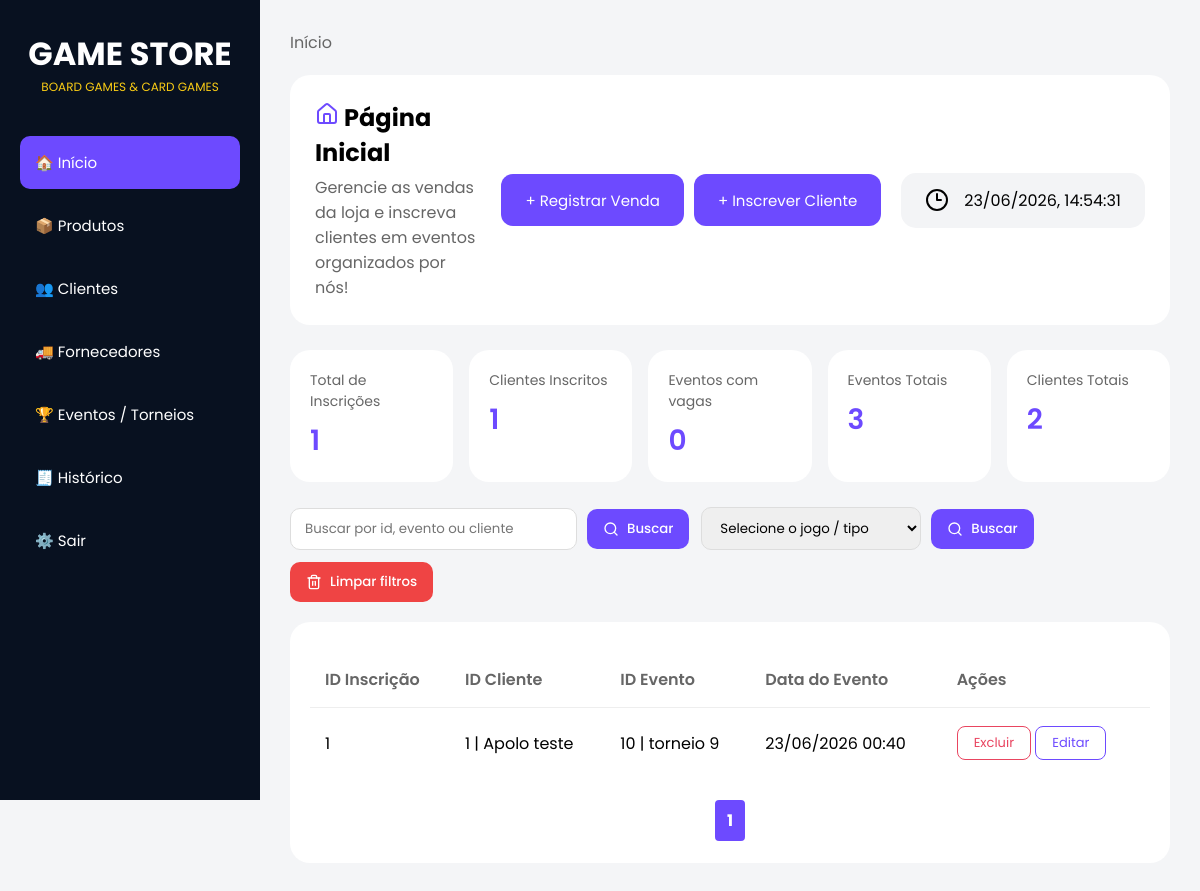
/ (signed in), run on an earlier commit of the app's database.
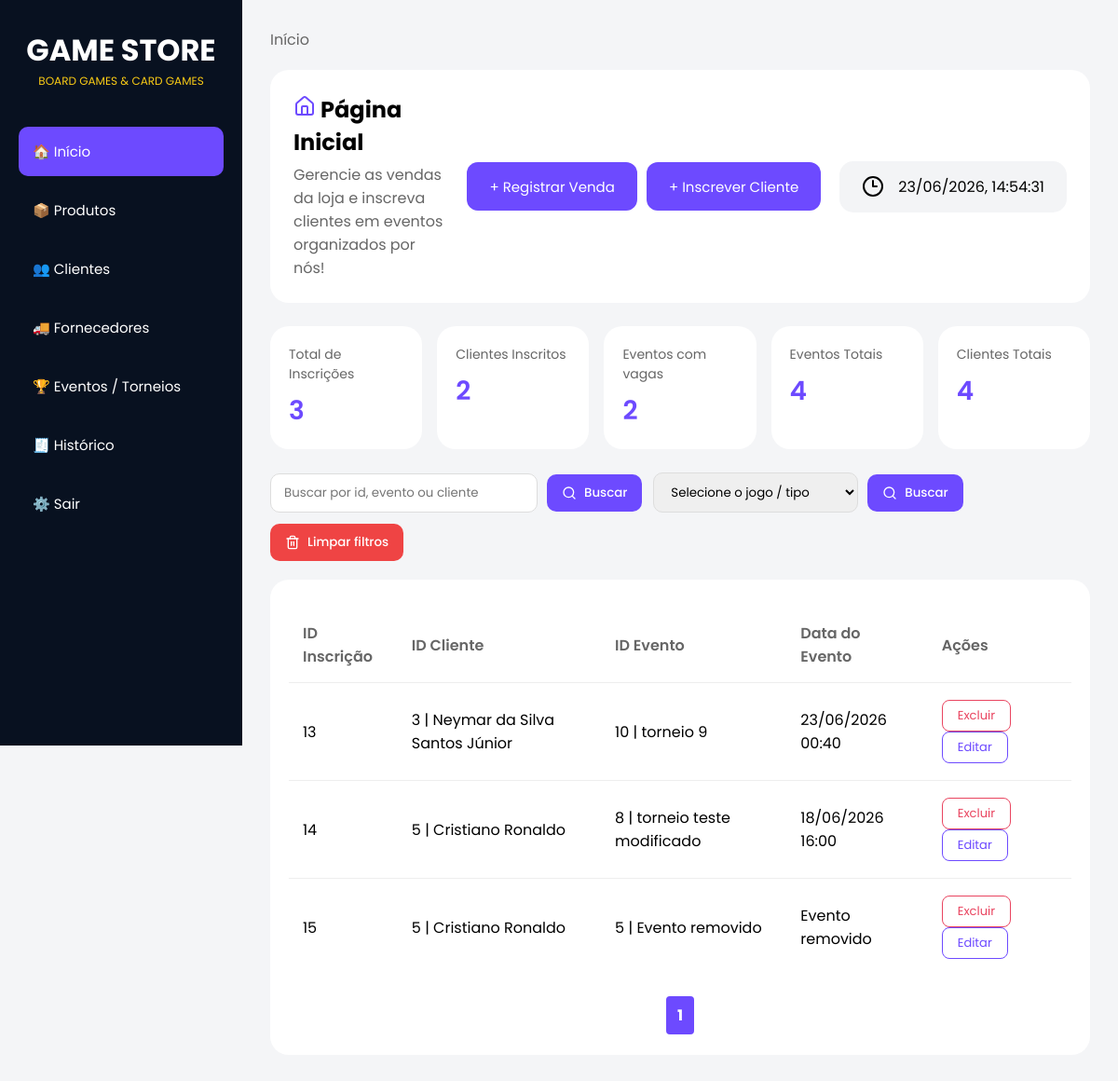
And on a later commit of the database.
### tables this page shows
CREATE TABLE inscricoes (
            id INTEGER PRIMARY KEY AUTOINCREMENT,
            id_cliente INTEGER NOT NULL,
            id_evento INTEGER NOT NULL
        );

CREATE TABLE clientes(
            id INTEGER NOT NULL PRIMARY KEY AUTOINCREMENT,
            nome TEXT NOT NULL, 
            cpf TEXT NOT NULL UNIQUE,
            telefone TEXT NOT NULL,
            email TEXT NOT NULL UNIQUE
        );

CREATE TABLE eventos (
            id INTEGER PRIMARY KEY AUTOINCREMENT,
            nome TEXT NOT NULL,
            jogo TEXT NOT NULL,
            data TEXT NOT NULL,
            vagas INTEGER NOT NULL
        );

### routes.py (the view)
@app.route("/")
@login_required
def home():
    criar_tabela_inscricoes()
    lista = carregar_inscricoes()
    return render_home(lista)

### database.py (called while the page is built)
def conectar():
    return sqlite3.connect(CAMINHO_BANCO)

### modules/clientes.py (called while the page is built)
def listar_clientes():
    conexao = conectar()
    cursor = conexao.cursor()
    cursor.execute("""SELECT * FROM clientes""")
    resultado = cursor.fetchall()
    conexao.close()
    return resultado

### modules/eventos.py (called while the page is built)
def adicionar_status_eventos(lista):
    eventos_com_status = []
    for evento in lista:
        vagas = vagas_disponiveis(evento[0])
        status = obter_status_evento(
            evento[3],
            vagas
        )
        vagasOcupadas = evento[4] - vagas
        evento = list(evento)
        evento[3] = formatar_data(evento[3])
        evento.append(vagasOcupadas)
        evento.append(status)
        eventos_com_status.append(evento)
    return eventos_com_status

def carregar_eventos():
    lista = listar_eventos()
    return adicionar_status_eventos(lista)

def listar_eventos():
    conn = conectar()
    cursor = conn.cursor()
    cursor.execute("SELECT * FROM eventos") # seleciona tudo da tabela eventos
    eventos = cursor.fetchall()
    conn.close()
    return eventos # retorna tudo q selecionamos com o fetchall

### modules/inscricoes.py (called while the page is built)
def carregar_inscricoes():
    lista = listar_inscricoes()
    return adicionar_nomes(lista)

### templates/home.html (shortened to what the changed rows need)
<!DOCTYPE html>
<html lang="pt">
<head>
    <link rel="stylesheet" href="{{ url_for('static', filename='home.css') }}" />
</head>
<body>
    <div class="sidebar">
        <div class="logo">
            <h1>GAME STORE</h1>
        </div>
    </div>
    <div class="main">
        <section class="topo">
            <div class="titulo-subt">
                <h1><i data-lucide="house" class="lucide-house"></i> Página Inicial</h1>
            </div>
        </section>
        <div class="card-resumo">
            <div class="resumo-item">
                <span class="resumo-label">Total de Inscrições</span>
                <strong class="resumo-valor">{{ total_inscricoes }}</strong>
            </div>
            <div class="resumo-item">
                <span class="resumo-label">Clientes Inscritos</span>
                <strong class="resumo-valor">{{ total_clientes }}</strong>
            </div>
            <div class="resumo-item">
                <span class="resumo-label">Eventos com vagas</span>
                <strong class="resumo-valor">{{ eventos_abertos }}</strong>
            </div>
            <div class="resumo-item">
                <span class="resumo-label">Eventos Totais</span>
                <strong class="resumo-valor">{{ eventos_existentes }}</strong>
            </div>
            <div class="resumo-item">
                <span class="resumo-label">Clientes Totais</span>
                <strong class="resumo-valor">{{ clientes_existentes }}</strong>
            </div>
        </div>
        <div class="card-tabela">
            <table class="tabela-inscricoes">
                <thead>
                    <tr>
                        <th>ID Inscrição</th>
                        <th>ID Cliente</th>
                        <th>ID Evento</th>
                        <th>Data do Evento</th>
                        <th>Ações</th>
                    </tr>
                </thead>
                <tbody>
                    {% for inscricao in inscricoes %}
                    <tr>
                        <td>{{ inscricao[0] }}</td>
                        <td>{{ inscricao[1] }} | {{ inscricao[3] }}</td>
                        <td>{{ inscricao[2] }} | {{ inscricao[4] }}</td>
                        <td>{{ inscricao[5] }}</td>
                        <td>
                            <form action="/inscricoes/excluir/{{ inscricao[0] }}" method="POST" style="display:inline;">
                                <button type="submit" class="btn-excluir">Excluir</button>
                            </form>
                            <form action="/inscricoes/editar/{{ inscricao[0] }}" method="GET" style="display:inline;">
                                <button type="submit" class="btn-editar">Editar</button>
                            </form>
                        </td>
                    </tr>
                    {% endfor %}
                </tbody>
            </table>
            {% if not em_busca %}
            <div class="paginacao">
                {% for p in range(1, total_paginas + 1) %}
                <a href="?pagina={{ p }}" {% if p==pagina %}class="ativo" {% endif %}>
                    {{ p }}
                </a>
                {% endfor %}
            </div>
            {% endif %}
        </div>
    </div>
</body>
</html>

What changed in the data, as far as the page shows it:
removed inscricoes: inscricao "1", nome "Apolo teste", id_evento "10", nome "torneio 9", inscricao "23/06/2026 00:40"
added inscricoes: id "13", id_cliente "3", nome "Neymar da Silva Santos Júnior", id_evento "10", nome "torneio 9", inscricao "23/06/2026 00:40"
added inscricoes: id "14", id_cliente "5", nome "Cristiano Ronaldo", id_evento "8", nome "torneio teste modificado", inscricao "18/06/2026 16:00"
added clientes: inscricao "15", id "5", nome "Cristiano Ronaldo", inscricao "Evento removido"
Also different on the page:
{{ total_inscricoes }}: "1" → "3"
{{ total_clientes }}: "1" → "2"
{{ eventos_abertos }}: "0" → "2"
{{ eventos_existentes }}: "3" → "4"
{{ clientes_existentes }}: "2" → "4"
